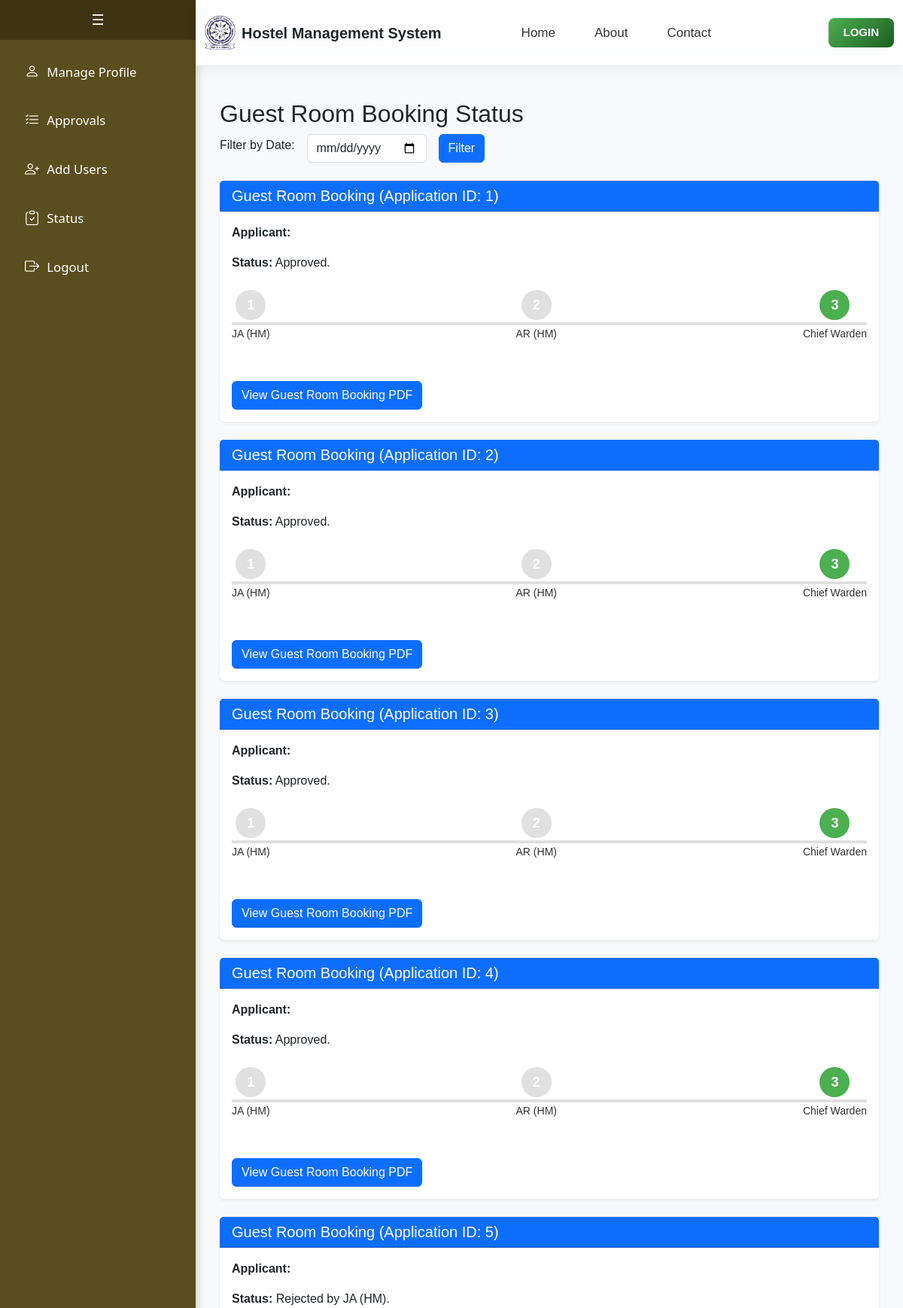
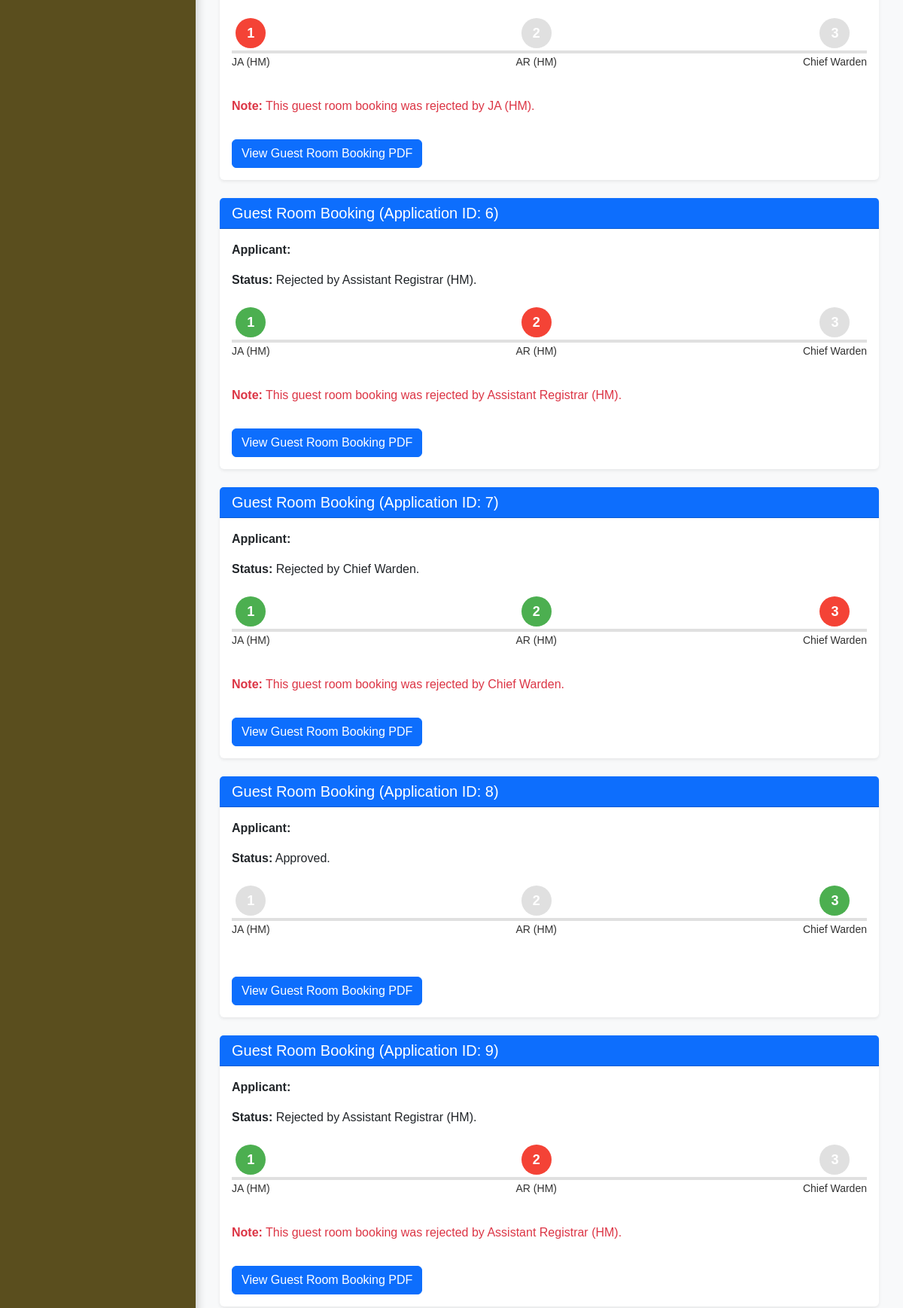
/guest_room_status (upper part), run on the app's committed database (2 pictures, top to bottom).
### app/models.py (models this page shows, shortened)
class GuestRoomBooking(db.Model):
    __tablename__ = 'guest_room_booking'
    id = db.Column(db.Integer, primary_key=True, autoincrement=True)
    applicant_id = db.Column(db.Integer, db.ForeignKey('custom_user.id', ondelete='CASCADE'), nullable=False)
    room_no = db.Column(db.String(20), db.ForeignKey('room.room_no', ondelete='SET NULL'))
    total_guests = db.Column(db.Integer, nullable=False)
    guests_male = db.Column(db.Integer, nullable=False)
    guests_female = db.Column(db.Integer, nullable=False)
    guest_names = db.Column(db.Text, nullable=False)
    relation_with_applicant = db.Column(db.Text, nullable=False)
    guest_address = db.Column(db.Text, nullable=False)
    guest_contact = db.Column(db.Text, nullable=False)
    guest_email = db.Column(db.Text)
    purpose_of_visit = db.Column(db.Text, nullable=False)
    room_category = db.Column(db.Text, nullable=False)
    date_arrival = db.Column(db.Date, nullable=False)
    time_arrival = db.Column(db.Time, nullable=False)
    date_departure = db.Column(db.Date, nullable=False)
    time_departure = db.Column(db.Time, nullable=False)
    accommodation_by = db.Column(db.Text, nullable=False)
    remarks = db.Column(db.Text, nullable=True)  # Store remarks as text
    status = db.Column(db.Text, nullable=False, default='Pending')
    hostel_no = db.Column(db.String(20), db.ForeignKey('hostel.hostel_no', ondelete='CASCADE'))
    created_at = db.Column(db.DateTime, default=db.func.current_timestamp())
    payment_details = db.Column(JSON, nullable=True)  # Add this field to store payment details
    applicant = db.relationship('CustomUser', backref=db.backref('guest_room_bookings', cascade='all, delete-orphan'))
    hostel = db.relationship('Hostel', backref=db.backref('guest_room_bookings', cascade='all, delete-orphan'))
    room = db.relationship('Room', backref=db.backref('guest_room_bookings', cascade='all, delete-orphan'))

### app/admin.py (the view)
@admin_bp.route('/guest_room_status', methods=['GET', 'POST'])
def guest_room_status():
    filter_date = request.form.get('filter_date')
    if filter_date:
        try:
            filter_date_obj = datetime.strptime(filter_date, '%Y-%m-%d').date()
        except ValueError:
            flash("Invalid date format. Please use YYYY-MM-DD.", "danger")
            return redirect(url_for('admin.guest_room_booking_status'))
        guest_room_bookings = GuestRoomBooking.query.filter(
            func.date(GuestRoomBooking.created_at) == filter_date_obj
        ).all()
    else:
        guest_room_bookings = GuestRoomBooking.query.all()
    return render_template(
        'admin/guest_room_booking_status.html',
        guest_room_bookings=guest_room_bookings,
        filter_date=filter_date
    )

### templates/admin/guest_room_booking_status.html (shortened to what this page needs)
{% extends "admin/base.html" %}
{% block content %}
<div class="container mt-4">
    <h2>Guest Room Booking Status</h2>
    <form method="POST" action="{{ url_for('admin.guest_room_status') }}" class="mb-4">
        <div class="row g-3 align-items-center">
            <div class="col-auto">
                <label for="filter_date" class="form-label">Filter by Date:</label>
            </div>
            <div class="col-auto">
                <input type="date" id="filter_date" name="filter_date" class="form-control" value="{{ filter_date }}">
            </div>
            <div class="col-auto">
                <button type="submit" class="btn btn-primary">Filter</button>
            </div>
        </div>
    </form>
    {% if guest_room_bookings %}
        {% for booking in guest_room_bookings %}
        <div class="card shadow-sm border-0 mt-4">
            <div class="card-header bg-primary text-white">
                <h5 class="mb-0">Guest Room Booking (Application ID: {{ booking.id }})</h5>
            </div>
            <div class="card-body">
                <p><strong>Applicant:</strong> {{ booking.applicant_name }}</p>
                <p><strong>Status:</strong>
                    {% if booking.status in ["Awaiting Allocation from JA (HM)", "Awaiting Payment from Applicant", "Awaiting Payment Verification from JA (HM)"] %}
                        Awaiting final confirmation from JA (HM).
                    {% elif booking.status == "Pending approval from Assistant Registrar (HM)" %}
                        Awaiting final confirmation from AR (HM).
                    {% elif booking.status == "Successful Approval" %}
                        Approved.
                    {% elif "Rejected" in booking.status %}
                        {{ booking.status }}.
                    {% else %}
                        {{ booking.status }}.
                    {% endif %}
                </p>
                <div class="stepper d-flex justify-content-between align-items-center mt-4">
                    <div class="step
                        {% if booking.status == 'Rejected by JA (HM)' %}
                            rejected
                        {% elif booking.status in ['Awaiting Allocation from JA (HM)', 'Awaiting Payment from Applicant', 'Awaiting Payment Verification from JA (HM)', 'Awaiting Payment from Student'] %}
                            pending
                        {% elif booking.status in ['Pending approval from Assistant Registrar (HM)', 'Successful Approval', 'Pending approval from Chief Warden', 'Rejected by Assistant Registrar (HM)', 'Rejected by Chief Warden'] %}
                            completed
                        {% else %}
                            normal
                        {% endif %}">
                        <div class="circle">1</div>
                        <p class="text-center mt-2">JA (HM)</p>
                    </div>
                    <div class="step
                        {% if booking.status == 'Rejected by Assistant Registrar (HM)' %}
                            rejected
                        {% elif booking.status == 'Pending approval from Assistant Registrar (HM)' %}
                            pending
                        {% elif booking.status in ['Successful Approval', 'Rejected by Chief Warden', 'Pending approval from Chief Warden'] %}
                            completed
                        {% else %}
                            normal
                        {% endif %}">
                        <div class="circle">2</div>
                        <p class="text-center mt-2">AR (HM)</p>
                    </div>
                    <div class="step
                        {% if booking.status == 'Rejected by Chief Warden' %}
                            rejected
                        {% elif booking.status in ['Successful Approval', 'Approved'] %}
                            completed
                        {% elif booking.status == 'Pending approval from Chief Warden' %}
                            pending
                        {% else %}
                            normal
                        {% endif %}">
                        <div class="circle">3</div>
                        <p class="text-center mt-2">Chief Warden</p>
                    </div>
                </div>
                {% if 'Rejected' in booking.status %}
                <p class="text-danger mt-3">
                    <strong>Note:</strong> This guest room booking was rejected by
                    {% if booking.status == 'Rejected by JA (HM)' %}
                        JA (HM).
                    {% elif booking.status == 'Rejected by Assistant Registrar (HM)' %}
                        Assistant Registrar (HM).
                    {% elif booking.status == 'Rejected by Chief Warden' %}
                        Chief Warden.
                    {% endif %}
                </p>
                {% endif %}
                <button class="btn btn-primary mt-3" onclick="viewPDF('{{ booking.id }}')">View Guest Room Booking PDF</button>
            </div>
        </div>
        {% endfor %}
    {% else %}
        <p>No guest room booking applications found.</p>
    {% endif %}
</div>
{% endblock %}

### templates/admin/base.html (style rules this page uses)
body { margin: 0; font-family: Arial, sans-serif; }

### templates/admin/guest_room_booking_status.html (style rules this page uses)
.stepper { display: flex; justify-content: space-between; align-items: center; position: relative; margin: 20px 0; }
.stepper::before { content: ''; position: absolute; top: 50%; left: 0; right: 0; height: 4px; background-color: #e0e0e0; z-index: 0; }
.step { position: relative; z-index: 1; text-align: center; }
.step .circle { width: 40px; height: 40px; border-radius: 50%; background-color: #e0e0e0; color: #fff; display: flex; align-items: center; justify-content: center; font-weight: bold; font-size: 18px; margin: 0 auto; }
.step.completed .circle { background-color: #4caf50; }
.step.rejected .circle { background-color: #f44336; }
.step.normal .circle { background-color: #e0e0e0; }
.step p { margin-top: 10px; font-size: 14px; color: #333; }

### data on the page
GuestRoomBooking: id "1", status "Approved"
GuestRoomBooking: id "2", status "Approved"
GuestRoomBooking: id "3", status "Approved"
GuestRoomBooking: id "4", status "Approved"
GuestRoomBooking: id "5", status "Rejected by JA (HM)", shows "Note:", shows "JA (HM)."
GuestRoomBooking: id "6", status "Rejected by Assistant Registrar (HM)", shows "Note:", shows "Assistant Registrar (HM)."
GuestRoomBooking: id "7", status "Rejected by Chief Warden", shows "Note:", shows "Chief Warden."
GuestRoomBooking: id "8", status "Approved"
GuestRoomBooking: id "9", status "Rejected by Assistant Registrar (HM)", shows "Note:", shows "Assistant Registrar (HM)."
